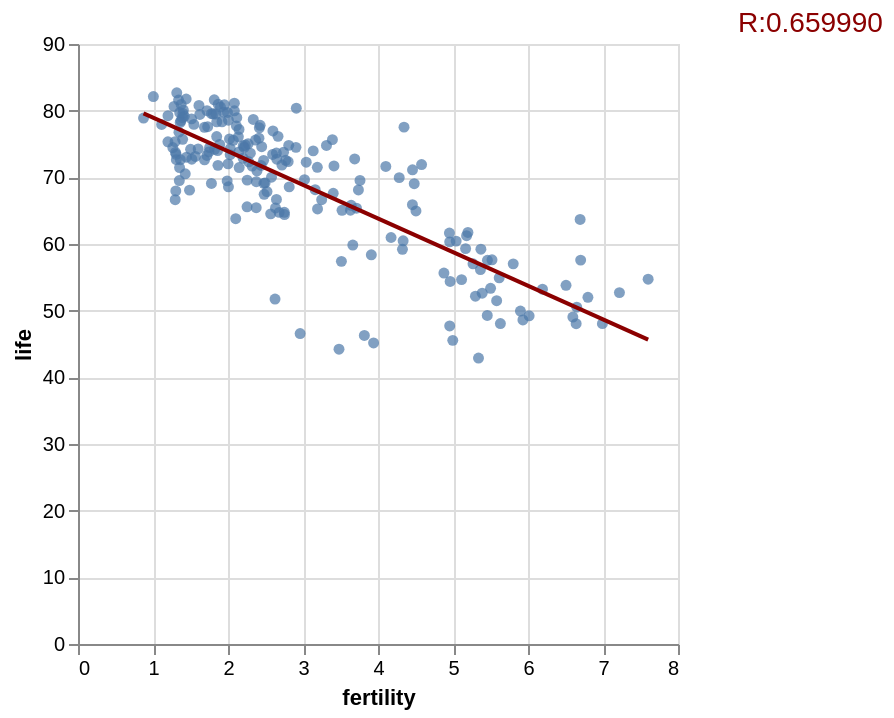

Notebook source saved alongside this figure:
### Markdown cell above
###Esercizio 3B
create a scatterplot that visualizes the fertility index on the *x* axis and the life expectancy on the *y* axis in 2006

Add a regression line

### Code cell
sc_plot=alt.Chart(df_year).mark_circle().encode(
    x='fertility:Q',
    y='life:Q'
)
sc_plot_r2=sc_plot.transform_regression(
    'fertility','life', params=True).transform_calculate(
        R2="'R:'+format(datum.rSquared,'4f')"
    ).mark_text(align='left', color='darkred', fontSize=14).encode(
        x=alt.value(330), #pixel from left
        y=alt.value(-10), #pixel from top
        text=alt.Text('R2:N')
    )
sc_plot_reg=sc_plot.transform_regression('fertility','life', method='linear').mark_line(color='darkred')

sc_plot+sc_plot_r2+sc_plot_reg

### Figure 1 — Vega-Lite specification as saved in the notebook (floating-point values rounded to 4 significant figures; data arrays with more than 128 entries replaced by an {"elided": "..."} marker saying what was removed)
{"config": {"view": {"continuousWidth": 300, "continuousHeight": 300}}, "layer": [{"mark": {"type": "circle"}, "encoding": {"x": {"field": "fertility", "type": "quantitative"}, "y": {"field": "life", "type": "quantitative"}}}, {"mark": {"type": "text", "align": "left", "color": "darkred", "fontSize": 14}, "encoding": {"text": {"field": "R2", "type": "nominal"}, "x": {"value": 330}, "y": {"value": -10}}, "transform": [{"on": "fertility", "regression": "life", "params": true}, {"calculate": "'R:'+format(datum.rSquared,'4f')", "as": "R2"}]}, {"mark": {"type": "line", "color": "darkred"}, "encoding": {"x": {"field": "fertility", "type": "quantitative"}, "y": {"field": "life", "type": "quantitative"}}, "transform": [{"on": "fertility", "regression": "life", "method": "linear"}]}], "data": {"name": "data-8a4e0ea2c49ee6424bb0ce3279dd0e8c"}, "$schema": "https://vega.github.io/schema/vega-lite/v5.20.1.json", "datasets": {"data-8a4e0ea2c49ee6424bb0ce3279dd0e8c": {"elided": "204 records"}}}
